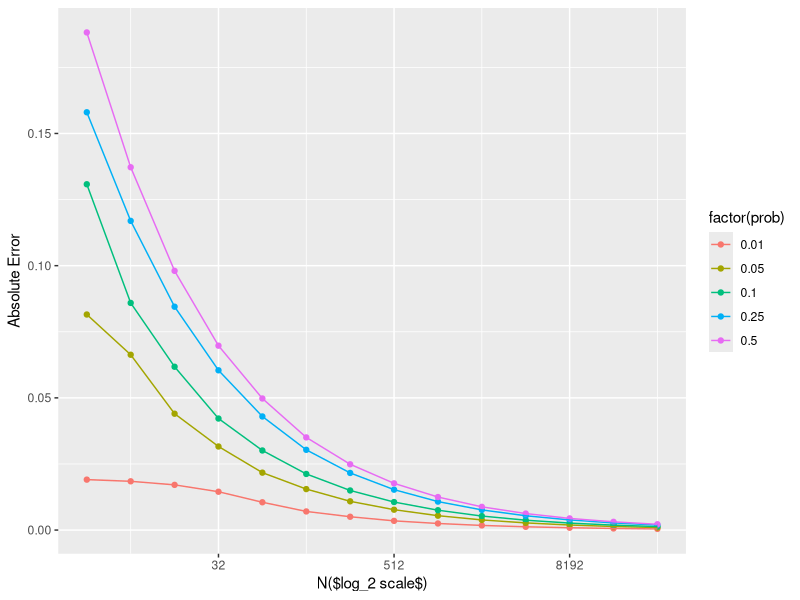
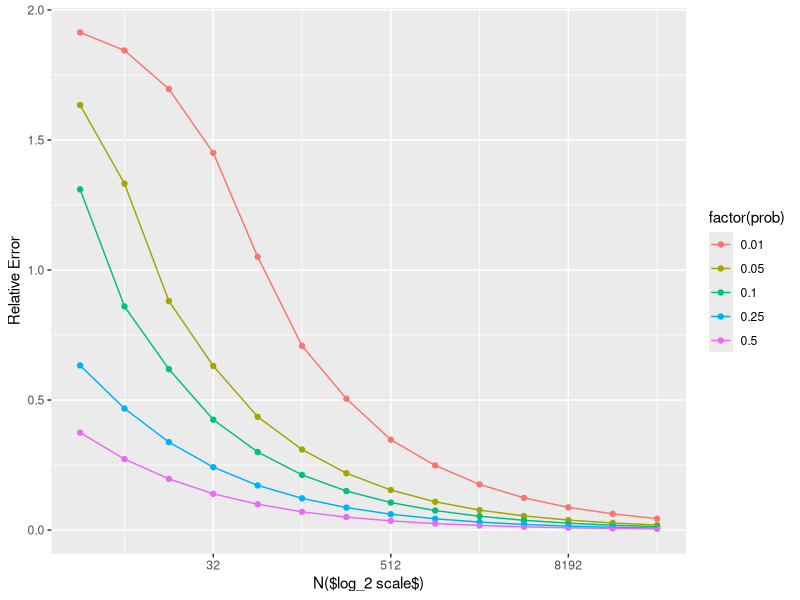

Generate these figures, in order, with R:
## ---- chunk 1
library(dplyr)
library(ggplot2)
## ---- chunk 2
df <- expand.grid(size = 2^c(2:15), 
                  prob = c(0.01, 0.05, 0.10, 0.25, 0.50), 
                  absolute_error = NA, 
                  relative_error = NA
                  )
## ---- chunk 3
N = 1e5
for (i in 1:nrow(df)) {
  df$absolute_error[i] = 
    mean(abs(rbinom(N, df$size[i], df$prob[i])/df$size[i]-df$prob[i]))
  df$relative_error[i] = 
    mean(abs(rbinom(N, df$size[i], df$prob[i])/df$size[i]-df$prob[i])/df$prob[i])
}
## ---- chunk 4
  p <- df %>%
        ggplot(aes(x = size, y = absolute_error, color = factor(prob))) +
        geom_point() +
        geom_line(aes(group = prob)) +
        scale_x_continuous(trans = "log2") +
  #You can use this code to generate the results with the y-axis is on the log10 scale.
        #scale_y_continuous(trans = "log10") +
        labs(x = "N($log_2 scale$)", y = "Absolute Error")
  
  p
## ---- chunk 5
  p1 <- df %>%
        ggplot(aes(x = size, y = relative_error, color = factor(prob))) +
        geom_point() +
        geom_line(aes(group = prob)) +
        scale_x_continuous(trans = "log2") +
  #You can use this code to generate the results with the y-axis is on the log10 scale.
        #scale_y_continuous(trans = "log10") +
        labs(x = "N($log_2 scale$)", y = "Relative Error")
  
  p1
